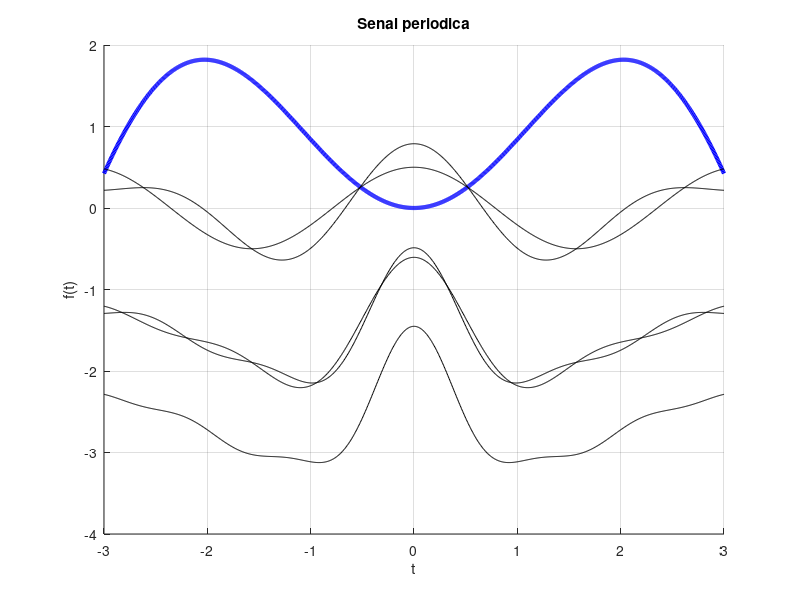

Source code (MATLAB):
clear all; close all; clc;

N = 1000;
tmin = -3;
tmax = 3;
t = linspace(tmin, tmax, N);
y = t.*sin(t);
a = pi;

figure
hold on
plot(t,y,'b-','LineWidth',3);

for n = 2:6
    a = a + ( (sin(pi/n)/n)*cos(n*t) + (2*sin(pi*n)-pi*n*cos(n*pi)-pi*n)/(n^2));
    plot(t,a,'k-');
end

title('Senal periodica');
xlabel('t');
ylabel('f(t)');
hold off
grid on;